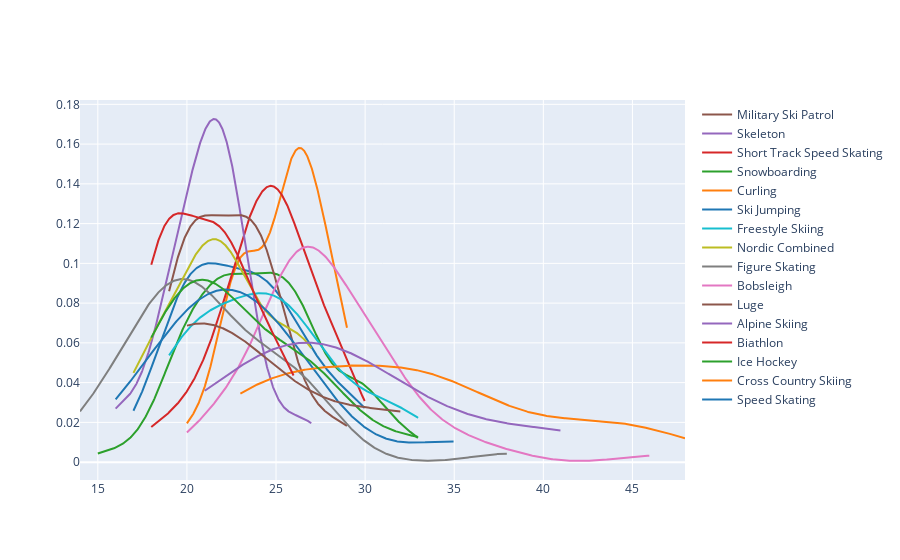

The notebook cell saved with this chart:
### Code cell
import plotly.figure_factory as ff
x,name =w_age_sports(events,'Bronze')
fig = ff.create_distplot(x,name,show_hist=False,show_rug= False)
fig.show()

### Figure 1 — Plotly figure (JSON) as saved in the notebook; plotly's stock layout.template omitted (floating-point values rounded to 4 significant figures; data arrays with more than 128 entries replaced by an {"elided": "..."} marker saying what was removed)
{"data": [{"legendgroup": "Speed Skating", "marker": {"color": "rgb(31, 119, 180)"}, "mode": "lines", "name": "Speed Skating", "showlegend": true, "type": "scatter", "x": {"elided": "500 float values"}, "xaxis": "x", "y": {"elided": "500 float values"}, "yaxis": "y"}, {"legendgroup": "Cross Country Skiing", "marker": {"color": "rgb(255, 127, 14)"}, "mode": "lines", "name": "Cross Country Skiing", "showlegend": true, "type": "scatter", "x": {"elided": "500 float values"}, "xaxis": "x", "y": {"elided": "500 float values"}, "yaxis": "y"}, {"legendgroup": "Ice Hockey", "marker": {"color": "rgb(44, 160, 44)"}, "mode": "lines", "name": "Ice Hockey", "showlegend": true, "type": "scatter", "x": {"elided": "500 float values"}, "xaxis": "x", "y": {"elided": "500 float values"}, "yaxis": "y"}, {"legendgroup": "Biathlon", "marker": {"color": "rgb(214, 39, 40)"}, "mode": "lines", "name": "Biathlon", "showlegend": true, "type": "scatter", "x": {"elided": "500 float values"}, "xaxis": "x", "y": {"elided": "500 float values"}, "yaxis": "y"}, {"legendgroup": "Alpine Skiing", "marker": {"color": "rgb(148, 103, 189)"}, "mode": "lines", "name": "Alpine Skiing", "showlegend": true, "type": "scatter", "x": {"elided": "500 float values"}, "xaxis": "x", "y": {"elided": "500 float values"}, "yaxis": "y"}, {"legendgroup": "Luge", "marker": {"color": "rgb(140, 86, 75)"}, "mode": "lines", "name": "Luge", "showlegend": true, "type": "scatter", "x": {"elided": "500 float values"}, "xaxis": "x", "y": {"elided": "500 float values"}, "yaxis": "y"}, {"legendgroup": "Bobsleigh", "marker": {"color": "rgb(227, 119, 194)"}, "mode": "lines", "name": "Bobsleigh", "showlegend": true, "type": "scatter", "x": {"elided": "500 float values"}, "xaxis": "x", "y": {"elided": "500 float values"}, "yaxis": "y"}, {"legendgroup": "Figure Skating", "marker": {"color": "rgb(127, 127, 127)"}, "mode": "lines", "name": "Figure Skating", "showlegend": true, "type": "scatter", "x": {"elided": "500 float values"}, "xaxis": "x", "y": {"elided": "500 float values"}, "yaxis": "y"}, {"legendgroup": "Nordic Combined", "marker": {"color": "rgb(188, 189, 34)"}, "mode": "lines", "name": "Nordic Combined", "showlegend": true, "type": "scatter", "x": {"elided": "500 float values"}, "xaxis": "x", "y": {"elided": "500 float values"}, "yaxis": "y"}, {"legendgroup": "Freestyle Skiing", "marker": {"color": "rgb(23, 190, 207)"}, "mode": "lines", "name": "Freestyle Skiing", "showlegend": true, "type": "scatter", "x": {"elided": "500 float values"}, "xaxis": "x", "y": {"elided": "500 float values"}, "yaxis": "y"}, {"legendgroup": "Ski Jumping", "marker": {"color": "rgb(31, 119, 180)"}, "mode": "lines", "name": "Ski Jumping", "showlegend": true, "type": "scatter", "x": {"elided": "500 float values"}, "xaxis": "x", "y": {"elided": "500 float values"}, "yaxis": "y"}, {"legendgroup": "Curling", "marker": {"color": "rgb(255, 127, 14)"}, "mode": "lines", "name": "Curling", "showlegend": true, "type": "scatter", "x": {"elided": "500 float values"}, "xaxis": "x", "y": {"elided": "500 float values"}, "yaxis": "y"}, {"legendgroup": "Snowboarding", "marker": {"color": "rgb(44, 160, 44)"}, "mode": "lines", "name": "Snowboarding", "showlegend": true, "type": "scatter", "x": {"elided": "500 float values"}, "xaxis": "x", "y": {"elided": "500 float values"}, "yaxis": "y"}, {"legendgroup": "Short Track Speed Skating", "marker": {"color": "rgb(214, 39, 40)"}, "mode": "lines", "name": "Short Track Speed Skating", "showlegend": true, "type": "scatter", "x": {"elided": "500 float values"}, "xaxis": "x", "y": {"elided": "500 float values"}, "yaxis": "y"}, {"legendgroup": "Skeleton", "marker": {"color": "rgb(148, 103, 189)"}, "mode": "lines", "name": "Skeleton", "showlegend": true, "type": "scatter", "x": {"elided": "500 float values"}, "xaxis": "x", "y": {"elided": "500 float values"}, "yaxis": "y"}, {"legendgroup": "Military Ski Patrol", "marker": {"color": "rgb(140, 86, 75)"}, "mode": "lines", "name": "Military Ski Patrol", "showlegend": true, "type": "scatter", "x": {"elided": "500 float values"}, "xaxis": "x", "y": {"elided": "500 float values"}, "yaxis": "y"}], "layout": {"barmode": "overlay", "hovermode": "closest", "legend": {"traceorder": "reversed"}, "xaxis": {"anchor": "y2", "domain": [0, 1], "zeroline": false}, "yaxis": {"anchor": "free", "domain": [0, 1], "position": 0}}}
